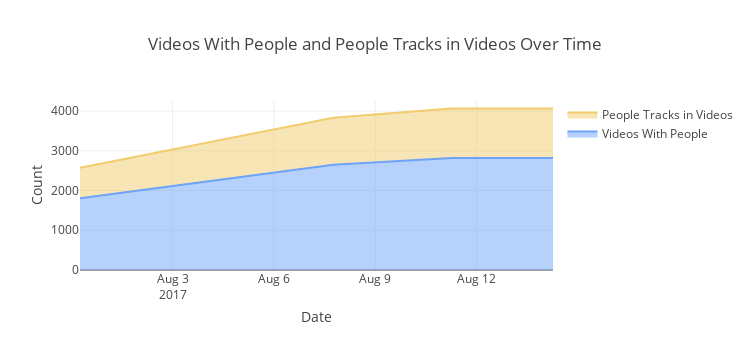

Here is the notebook cell this chart was saved with:
### Markdown cell above
## Human Statistics

### Code cell
init_notebook_mode(connected=True)   


# Add original data
x=ts['timestamp'].tolist()

y0_org=ts['video_counts.person'].tolist()
y1_org=ts['individual_counts.person'].tolist()


# Add data to create cumulative stacked values
y0_stck=y0_org
y1_stck=y1_org

# Create proper percentages for proportion of graph
y0_perc_gra=y0_stck
y1_perc_gra=y1_stck


# Make original values strings and add % for hover text
y0_txt=[str(y0) for y0 in y0_perc_gra]
y1_txt=[str(y1) for y1 in y1_perc_gra]


per_clip = go.Scatter(
    x=x,
    y=y0_stck,
    text=y0_txt,
    hoverinfo='x+text',
    mode='lines',
    line=dict(width=2,
              color='rgb(109, 163, 249)'),
    fill='tonexty',
    name='Videos With People'
)

per_track = go.Scatter(
    x=x,
    y=y1_stck,
    text=y1_txt,
    hoverinfo='x+text',
    mode='lines',
    line=dict(width=2,
              color='rgb(242, 204, 109)'),
    fill='tonexty',
    name='People Tracks in Videos'
)

data = [per_clip, per_track]


layout = go.Layout(
    autosize=False,
    width=750,
    height=350,
    title='Videos With People and People Tracks in Videos Over Time',
    xaxis=dict(
        title='Date'),
    yaxis=dict(
        title='Count'),
    )
fig = go.Figure(data=data, layout=layout)

iplot(fig)

### Figure 1 — Plotly figure (JSON) as saved in the notebook; plotly's stock layout.template omitted (floating-point values rounded to 4 significant figures)
{"data": [{"fill": "tonexty", "hoverinfo": "x+text", "line": {"color": "rgb(109, 163, 249)", "width": 2}, "mode": "lines", "name": "Videos With People", "text": ["1808", "2650", "2817", "2817"], "type": "scatter", "x": ["2017-07-31 06:15:01", "2017-08-07 18:12:00", "2017-08-11 06:15:02", "2017-08-14 06:15:01"], "y": [1808, 2650, 2817, 2817]}, {"fill": "tonexty", "hoverinfo": "x+text", "line": {"color": "rgb(242, 204, 109)", "width": 2}, "mode": "lines", "name": "People Tracks in Videos", "text": ["2575", "3830", "4065", "4065"], "type": "scatter", "x": ["2017-07-31 06:15:01", "2017-08-07 18:12:00", "2017-08-11 06:15:02", "2017-08-14 06:15:01"], "y": [2575, 3830, 4065, 4065]}], "layout": {"autosize": false, "height": 350, "title": "Videos With People and People Tracks in Videos Over Time", "width": 750, "xaxis": {"title": "Date"}, "yaxis": {"title": "Count"}}}
